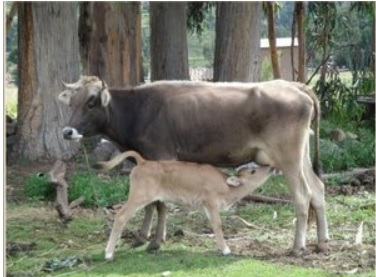
#> input picture laplacian/image/lena.jpg, 376 x 277 px, found by its file name
$ python test.py
#> lines starting #> are read from the running program, lines starting #| are printed output that depends on the picture
import numpy as np
import cv2


print(cv2.__version__)
path = 'C:/Users/mentp/vscode/vscode-AI-workspace/laplacian/lena.jpg'
# [5 lines of commented-out code are left out]

img = cv2.imread(path,0)
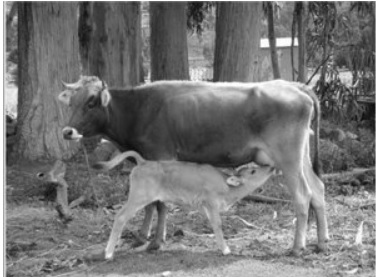
#> img: shape (277, 376); min 11, max 255, mean 116.3

cv2.imshow('image',img)
cv2.waitKey(0)

$ run again, with laplacian/image/ex_2.jpg copied over laplacian/image/lena.jpg
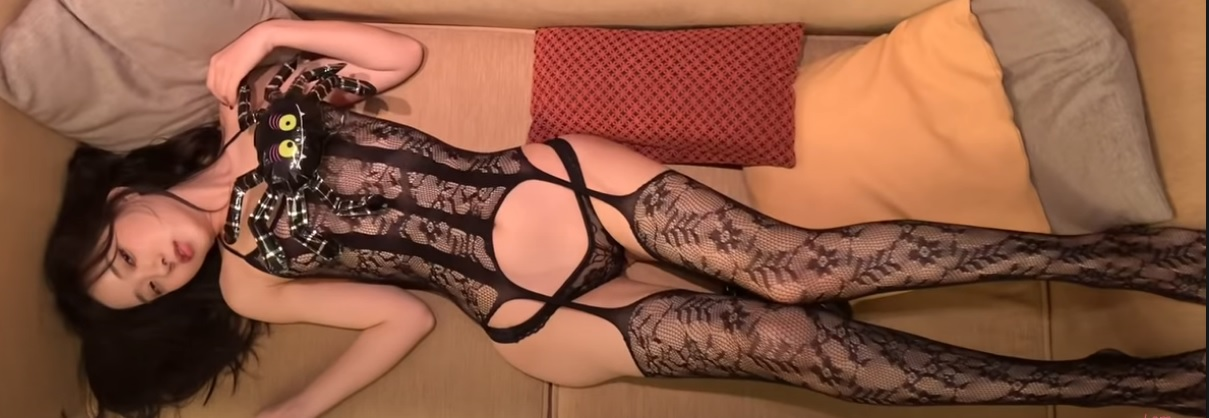
#> input picture laplacian/image/ex_2.jpg, 1209 x 418 px, found by its file name
#> `img = cv2.imread(path,0)`:
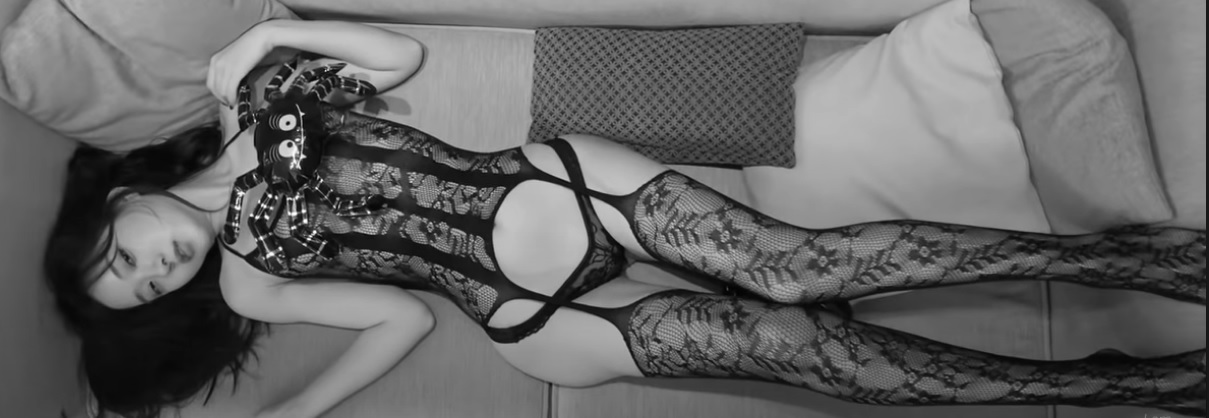
#> img: shape (418, 1209); min 1, max 255, mean 100.6

$ run again, with laplacian/image/ex_3.jpg copied over laplacian/image/lena.jpg
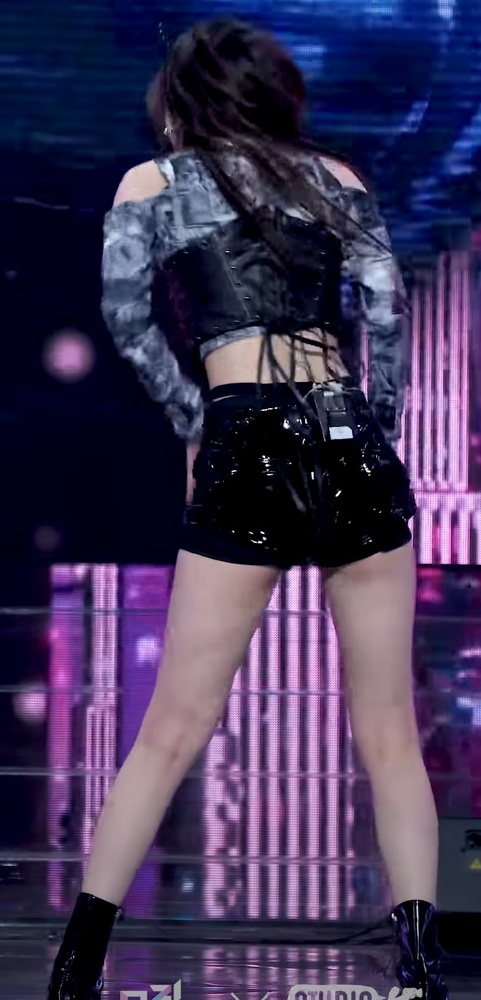
#> input picture laplacian/image/ex_3.jpg, 481 x 1000 px, shrunk from 776 x 1612 before the run, found by its file name
#> `img = cv2.imread(path,0)`:
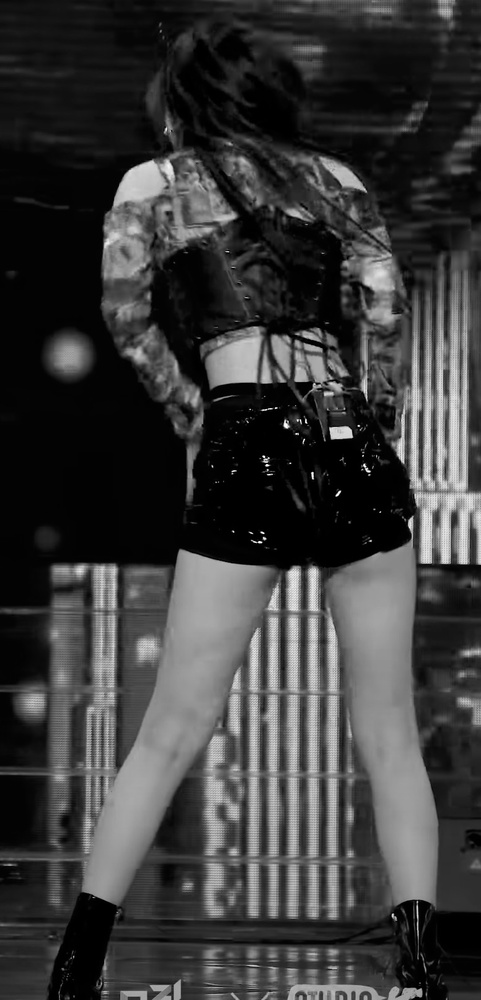
#> img: shape (1000, 481); min 0, max 255, mean 58.3
